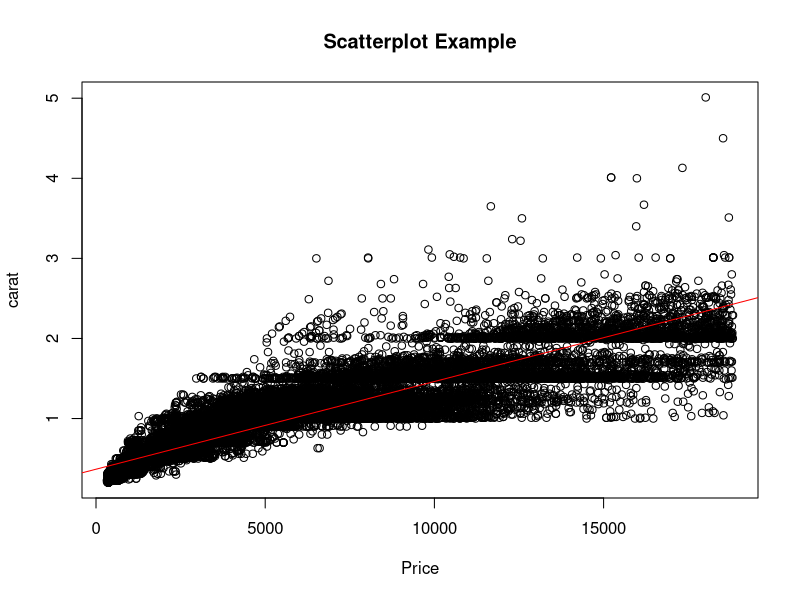
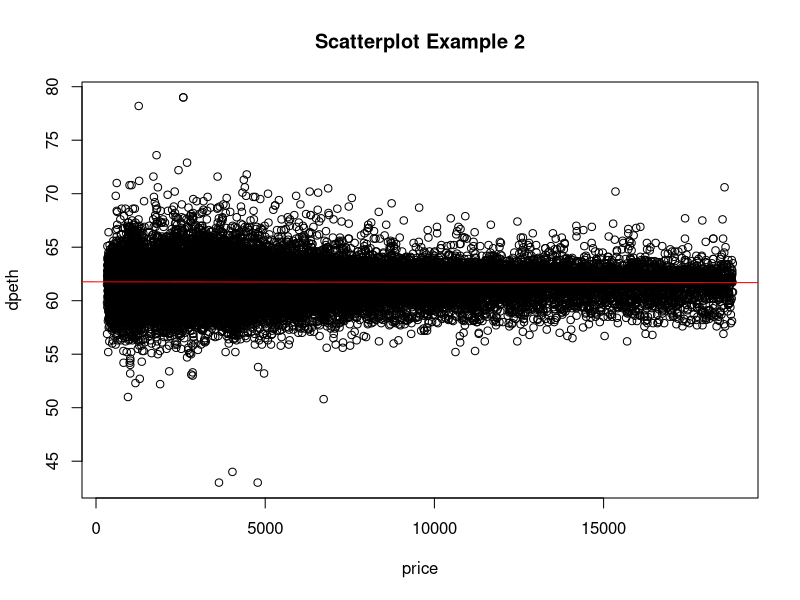
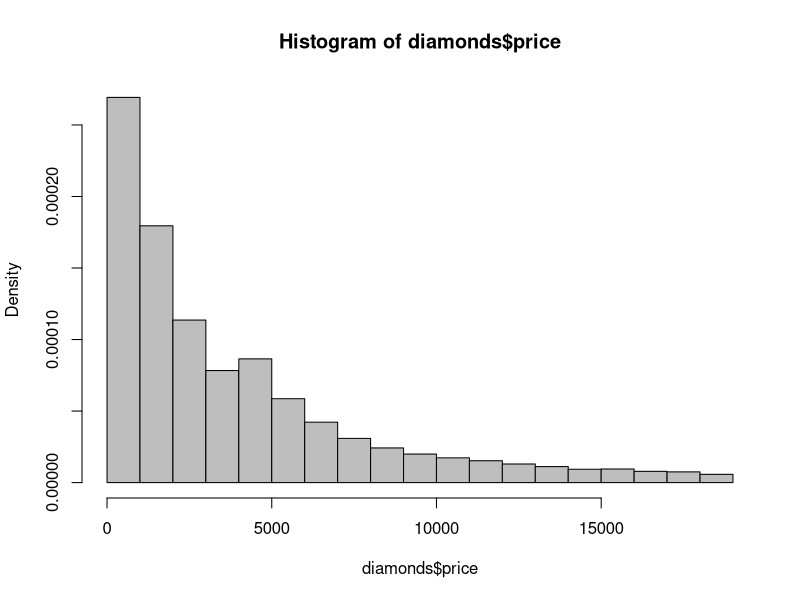
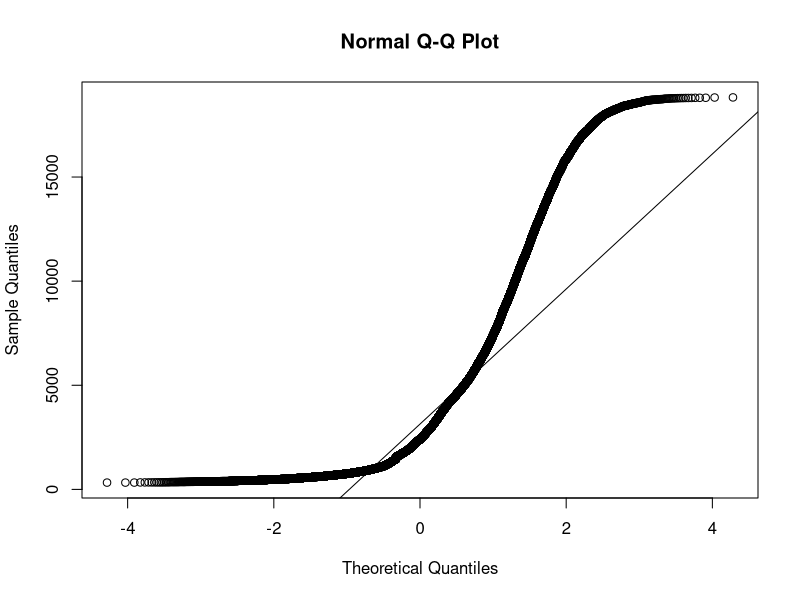

Write R code to recreate these figures, in order. (Note: this script raises an error after producing the figures.)
## ---- chunk 1
knitr::opts_chunk$set(echo = TRUE)
options(repos=structure(c(CRAN="http://cran.r-project.org")))
options(repos="https://cran.rstudio.com" )
install.packages("pscl", repos = "https://cran.rstudio.com")
## ---- chunk 2
install.packages("dplyr")
install.packages("ggplot2")
library(ggplot2)

diamonds 
## ---- chunk 3
library("Hmisc")
attach(diamonds)
plot(price, carat, main="Scatterplot Example", 
  	xlab="Price", ylab="carat") +
abline(lm(carat~price), col="red")
  
## ---- chunk 4
attach(diamonds)
plot(price, depth, main="Scatterplot Example 2", 
  	xlab="price", ylab="dpeth") +
  abline(lm(depth~price), col="red")
## ---- chunk 5
hist(diamonds$price, col='grey', freq=FALSE)

## ---- chunk 6
qqnorm(diamonds$price)
qqline(diamonds$price)

## ---- chunk 7
cor.test(carat, price, method = "pearson")
## ---- chunk 8
cor.test(depth, price, method = "pearson")
## ---- chunk 9
xyplot(price ~ carat, data = diamonds,
  xlab = "Carat Size",
  ylab = "Price",
  main = "The Price of Diamonds by Carat Size") 
## ---- chunk 10
diamondreg = lm(price ~ carat, data = diamonds)
summary(diamondreg)
## ---- chunk 11
plot(price ~ carat, data= diamonds, main="I got diamonds on diamonds")
 abline(diamondreg, col="red")

## ---- chunk 12
diamondregdep = lm(price ~ depth, data = diamonds)
summary(diamondregdep)
## ---- chunk 13
multregdiamond = lm(price ~ depth + carat, data = diamonds)
summary(multregdiamond)
